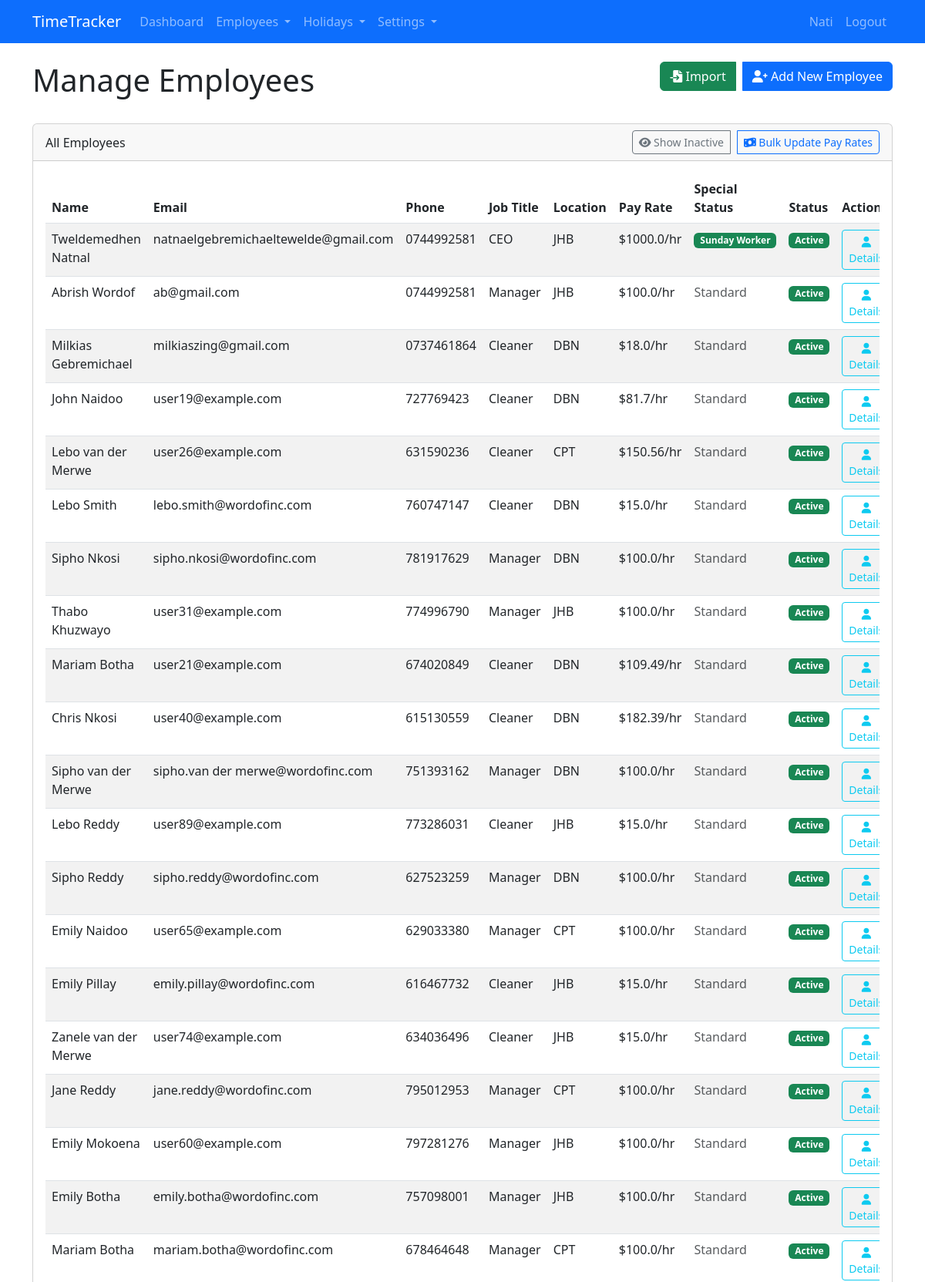
Page /employees (signed in, upper part) on the committed database.
### app.py (models this page shows, shortened)
class User(UserMixin, db.Model):
    id = db.Column(db.Integer, primary_key=True)
    username = db.Column(db.String(80), unique=True, nullable=False)
    email = db.Column(db.String(120), unique=True, nullable=False)
    password_hash = db.Column(db.String(128))
    is_admin = db.Column(db.Boolean, default=False)
    company_id = db.Column(db.Integer, db.ForeignKey('company.id'))

class Employee(db.Model):
    id = db.Column(db.Integer, primary_key=True)
    first_name = db.Column(db.String(50), nullable=False)
    last_name = db.Column(db.String(50), nullable=False)
    email = db.Column(db.String(120), unique=True, nullable=False)
    phone = db.Column(db.String(20))
    hourly_rate = db.Column(db.Float, nullable=False)
    overtime_rate = db.Column(db.Float, nullable=False)
    weekend_rate = db.Column(db.Float, nullable=False)
    additional_info = db.Column(db.Text)
    company_id = db.Column(db.Integer, db.ForeignKey('company.id'), nullable=False)
    job_title_id = db.Column(db.Integer, db.ForeignKey('job_title.id'))
    location_id = db.Column(db.Integer, db.ForeignKey('location.id'))
    rate_function_id = db.Column(db.Integer, db.ForeignKey('rate_function.id'))
    is_sunday_worker = db.Column(db.Boolean, default=False)  # Field for Sunday workers
    is_holiday_worker = db.Column(db.Boolean, default=False)  # Field for holiday workers
    is_night_worker = db.Column(db.Boolean, default=False)  # Field for night shift workers
    night_shift_allowance = db.Column(db.Float, default=0.1)  # Allowance rate for night shifts
    timesheets = db.relationship('Timesheet', backref='employee', lazy=True)
    is_active = db.Column(db.Boolean, default=True)
    work_start_time = db.Column(db.Time, nullable=True)  # Custom start time, NULL means use job title or company default
    work_end_time = db.Column(db.Time, nullable=True)    # Custom end time, NULL means use job title or company default

class JobTitle(db.Model):
    id = db.Column(db.Integer, primary_key=True)
    title = db.Column(db.String(100), nullable=False)
    description = db.Column(db.Text)
    company_id = db.Column(db.Integer, db.ForeignKey('company.id'), nullable=False)
    work_start_time = db.Column(db.Time, nullable=True)  # Custom start time, NULL means use company default
    work_end_time = db.Column(db.Time, nullable=True)    # Custom end time, NULL means use company default
    employees = db.relationship('Employee', backref='job_title', lazy=True)

class Location(db.Model):
    id = db.Column(db.Integer, primary_key=True)
    name = db.Column(db.String(100), nullable=False)
    address = db.Column(db.String(200))
    company_id = db.Column(db.Integer, db.ForeignKey('company.id'), nullable=False)
    employees = db.relationship('Employee', backref='location', lazy=True)

### app.py (the view)
@app.route('/employees')
@login_required
def employees():
    if not current_user.is_admin:
        flash('Access denied.')
        return redirect(url_for('dashboard'))
    company = current_user.company
    employees = Employee.query.filter_by(company_id=company.id).all()
    return render_template('employees.html', employees=employees)

### app.py (called while the page is built)
@login_manager.user_loader
def load_user(user_id):
    return User.query.get(int(user_id))

### templates/employees.html (shortened to what this page needs)
{% extends "base.html" %}
{% block content %}
<div class="row mb-4">
    <div class="col-md-8">
        <h1>Manage Employees</h1>
    </div>
    <div class="col-md-4 text-end">
        <div class="btn-group">
            <a href="{{ url_for('import_employees') }}" class="btn btn-success">
                <i class="fas fa-file-import"></i> Import
            </a>
            <a href="{{ url_for('add_employee') }}" class="btn btn-primary ms-2">
                <i class="fas fa-user-plus"></i> Add New Employee
            </a>
        </div>
    </div>
</div>
<div class="row">
    <div class="col-md-12">
        <div class="card">
            <div class="card-header d-flex justify-content-between align-items-center">
                <span>All Employees</span>
                <div class="btn-group">
                    <button class="btn btn-sm btn-outline-secondary" id="show-inactive-toggle">
                        <i class="fas fa-eye"></i> Show Inactive
                    </button>
                    <a href="{{ url_for('bulk_update_pay_rates') }}" class="btn btn-sm btn-outline-primary ms-2">
                        <i class="fas fa-money-bill-wave"></i> Bulk Update Pay Rates
                    </a>
                </div>
            </div>
            <div class="card-body">
                {% if employees %}
                <div class="table-responsive">
                    <table class="table table-striped" id="employeesTable">
                        <thead>
                            <tr>
                                <th>Name</th>
                                <th>Email</th>
                                <th>Phone</th>
                                <th>Job Title</th>
                                <th>Location</th>
                                <th>Pay Rate</th>
                                <th>Special Status</th>
                                <th>Status</th>
                                <th>Actions</th>
                            </tr>
                        </thead>
                        <tbody>
                            {% for employee in employees %}
                            <tr {% if not employee.is_active %}class="table-secondary inactive-employee" style="display: none;"{% endif %}>
                                <td>{{ employee.first_name }} {{ employee.last_name }}</td>
                                <td>{{ employee.email }}</td>
                                <td>{{ employee.phone }}</td>
                                <td>{{ employee.job_title.title if employee.job_title else '-' }}</td>
                                <td>{{ employee.location.name if employee.location else '-' }}</td>
                                <td>${{ employee.hourly_rate }}/hr</td>
                                <td>
                                    {% if employee.is_sunday_worker %}
                                    <span class="badge bg-success">Sunday Worker</span>
                                    {% endif %}
                                    {% if not employee.is_sunday_worker and not employee.is_holiday_worker and not employee.is_night_worker %}
                                    <span class="text-muted">Standard</span>
                                    {% endif %}
                                </td>
                                <td>
                                    {% if employee.is_active %}
                                    <span class="badge bg-success">Active</span>
                                    {% else %}
                                    <span class="badge bg-secondary">Inactive</span>
                                    {% endif %}
                                </td>
                                <td>
                                    <div class="btn-group">
                                        <a href="{{ url_for('employee_details', employee_id=employee.id) }}" class="btn btn-outline-info btn-sm">
                                            <i class="fas fa-user"></i> Details
                                        </a>
                                    </div>
                                </td>
                            </tr>
                            {% endfor %}
                        </tbody>
                    </table>
                </div>
                {% else %}
                <p class="text-center">No employees found. <a href="{{ url_for('add_employee') }}">Add an employee</a> to get started.</p>
                {% endif %}
            </div>
        </div>
    </div>
</div>
{% endblock %}

### templates/base.html (shortened to what this page needs)
<!DOCTYPE html>
<html lang="en">
<head>
    <link href="https://cdn.jsdelivr.net/npm/bootstrap@5.3.0-alpha1/dist/css/bootstrap.min.css" rel="stylesheet">
    <link href="https://cdnjs.cloudflare.com/ajax/libs/font-awesome/6.0.0/css/all.min.css" rel="stylesheet">
</head>
<body>
    <nav class="navbar navbar-expand-lg navbar-dark bg-primary">
        <div class="container">
            <a class="navbar-brand" href="{{ url_for('index') }}">TimeTracker</a>
            <div class="collapse navbar-collapse" id="navbarNav">
                <ul class="navbar-nav me-auto">
                    {% if current_user.is_authenticated %}
                    <li class="nav-item">
                        <a class="nav-link" href="{{ url_for('dashboard') }}">Dashboard</a>
                    </li>
                    {% if current_user.is_admin %}
                    <li class="nav-item dropdown">
                        <a class="nav-link dropdown-toggle" href="#" id="employeesDropdown" role="button" data-bs-toggle="dropdown" aria-expanded="false">
                            Employees
                        </a>
                    </li>
                    <li class="nav-item dropdown">
                        <a class="nav-link dropdown-toggle" href="#" id="holidaysDropdown" role="button" data-bs-toggle="dropdown" aria-expanded="false">
                            Holidays
                        </a>
                    </li>
                    <li class="nav-item dropdown">
                        <a class="nav-link dropdown-toggle" href="#" id="settingsDropdown" role="button" data-bs-toggle="dropdown" aria-expanded="false">
                            Settings
                        </a>
                    </li>
                    {% endif %}
                    {% endif %}
                </ul>
                <ul class="navbar-nav">
                    {% if current_user.is_authenticated %}
                    <li class="nav-item">
                        <span class="nav-link">{{ current_user.username }}</span>
                    </li>
                    <li class="nav-item">
                        <a class="nav-link" href="{{ url_for('logout') }}">Logout</a>
                    </li>
                    {% endif %}
                </ul>
            </div>
        </div>
    </nav>
    <div class="container mt-4">
        {% block content %}{% endblock %}
    </div>
</body>
</html>

### rows in the picture
User: username "Nati"
Employee: first_name "Tweldemedhen", last_name "Natnal", email "natnaelgebremichaeltewelde@gmail.com", phone "0744992581", job_title "CEO", location "JHB", hourly_rate "1000.0", is_sunday_worker "Sunday Worker", is_active "Active"
Employee: first_name "Abrish", last_name "Wordof", email "ab@gmail.com", phone "0744992581", job_title "Manager", location "JHB", hourly_rate "100.0", is_sunday_worker "Standard", is_active "Active"
Employee: first_name "Milkias", last_name "Gebremichael", email "milkiaszing@gmail.com", phone "0737461864", job_title "Cleaner", location "DBN", hourly_rate "18.0", is_sunday_worker "Standard", is_active "Active"
Employee: first_name "John", last_name "Naidoo", email "user19@example.com", phone "727769423", job_title "Cleaner", location "DBN", hourly_rate "81.7", is_sunday_worker "Standard", is_active "Active"
Employee: first_name "Lebo", last_name "van der Merwe", email "user26@example.com", phone "631590236", job_title "Cleaner", location "CPT", hourly_rate "150.56", is_sunday_worker "Standard", is_active "Active"
Employee: first_name "Lebo", last_name "Smith", email "lebo.smith@wordofinc.com", phone "760747147", job_title "Cleaner", location "DBN", hourly_rate "15.0", is_sunday_worker "Standard", is_active "Active"
Employee: first_name "Sipho", last_name "Nkosi", email "sipho.nkosi@wordofinc.com", phone "781917629", job_title "Manager", location "DBN", hourly_rate "100.0", is_sunday_worker "Standard", is_active "Active"
Employee: first_name "Thabo", last_name "Khuzwayo", email "user31@example.com", phone "774996790", job_title "Manager", location "JHB", hourly_rate "100.0", is_sunday_worker "Standard", is_active "Active"
Employee: first_name "Mariam", last_name "Botha", email "user21@example.com", phone "674020849", job_title "Cleaner", location "DBN", hourly_rate "109.49", is_sunday_worker "Standard", is_active "Active"
Employee: first_name "Chris", last_name "Nkosi", email "user40@example.com", phone "615130559", job_title "Cleaner", location "DBN", hourly_rate "182.39", is_sunday_worker "Standard", is_active "Active"
Employee: first_name "Sipho", last_name "van der Merwe", email "sipho.van der merwe@wordofinc.com", phone "751393162", job_title "Manager", location "DBN", hourly_rate "100.0", is_sunday_worker "Standard", is_active "Active"
Employee: first_name "Lebo", last_name "Reddy", email "user89@example.com", phone "773286031", job_title "Cleaner", location "JHB", hourly_rate "15.0", is_sunday_worker "Standard", is_active "Active"
Employee: first_name "Sipho", last_name "Reddy", email "sipho.reddy@wordofinc.com", phone "627523259", job_title "Manager", location "DBN", hourly_rate "100.0", is_sunday_worker "Standard", is_active "Active"
Employee: first_name "Emily", last_name "Naidoo", email "user65@example.com", phone "629033380", job_title "Manager", location "CPT", hourly_rate "100.0", is_sunday_worker "Standard", is_active "Active"
Employee: first_name "Emily", last_name "Pillay", email "emily.pillay@wordofinc.com", phone "616467732", job_title "Cleaner", location "JHB", hourly_rate "15.0", is_sunday_worker "Standard", is_active "Active"
Employee: first_name "Zanele", last_name "van der Merwe", email "user74@example.com", phone "634036496", job_title "Cleaner", location "JHB", hourly_rate "15.0", is_sunday_worker "Standard", is_active "Active"
Employee: first_name "Jane", last_name "Reddy", email "jane.reddy@wordofinc.com", phone "795012953", job_title "Manager", location "CPT", hourly_rate "100.0", is_sunday_worker "Standard", is_active "Active"
Employee: first_name "Emily", last_name "Mokoena", email "user60@example.com", phone "797281276", job_title "Manager", location "JHB", hourly_rate "100.0", is_sunday_worker "Standard", is_active "Active"
Employee: first_name "Emily", last_name "Botha", email "emily.botha@wordofinc.com", phone "757098001", job_title "Manager", location "JHB", hourly_rate "100.0", is_sunday_worker "Standard", is_active "Active"
Employee: first_name "Mariam", last_name "Botha", email "mariam.botha@wordofinc.com", phone "678464648", job_title "Manager", location "CPT", hourly_rate "100.0", is_sunday_worker "Standard", is_active "Active"
